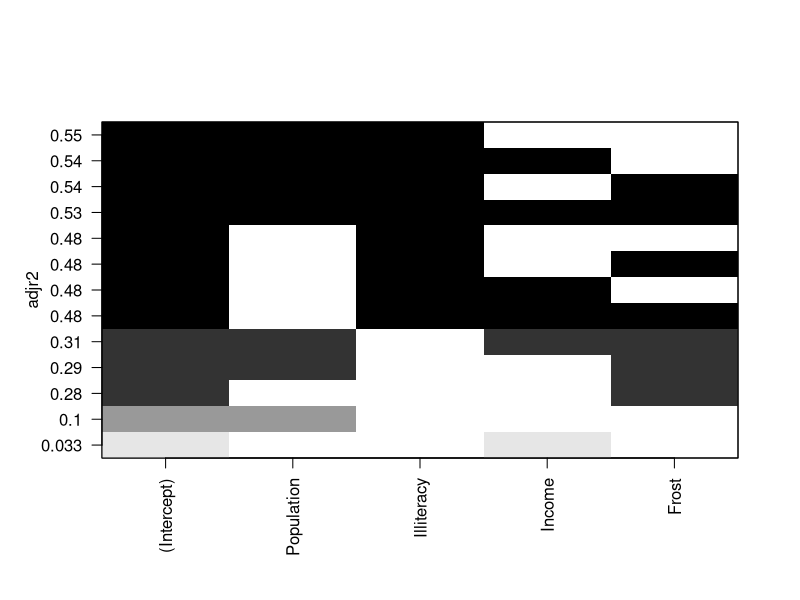
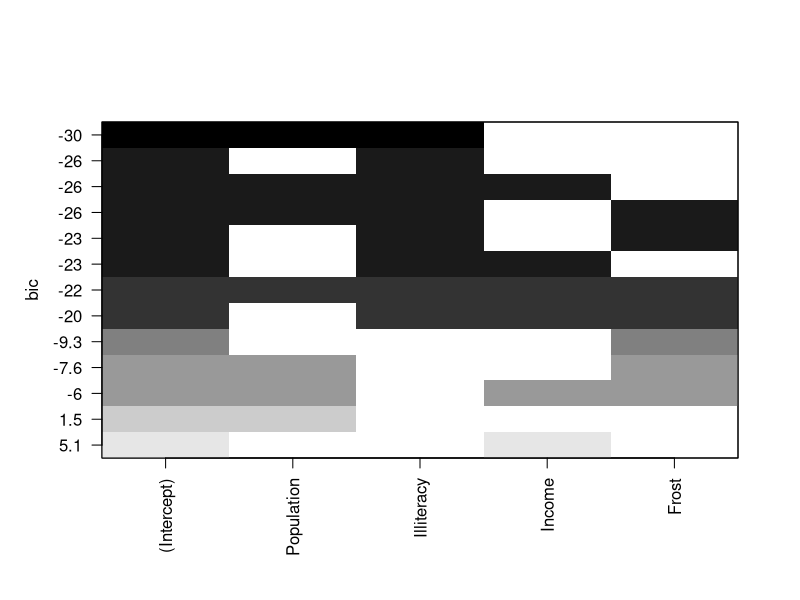
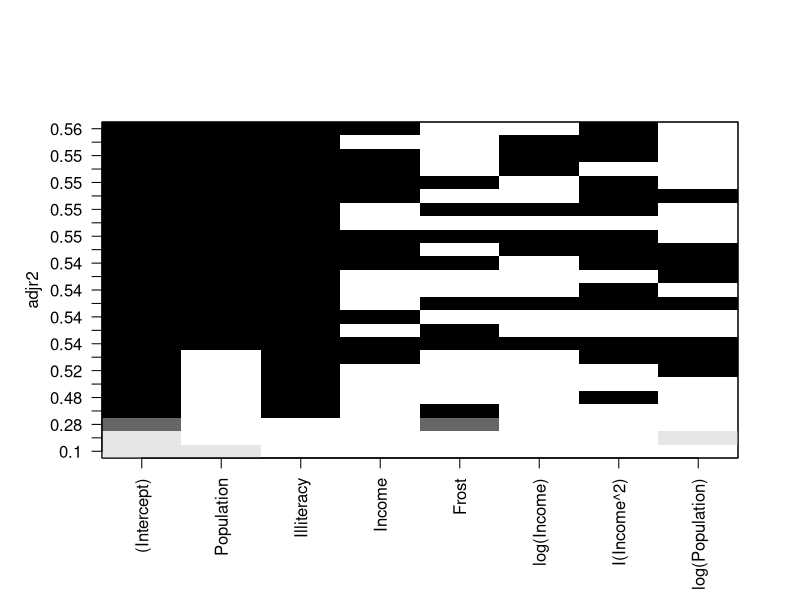
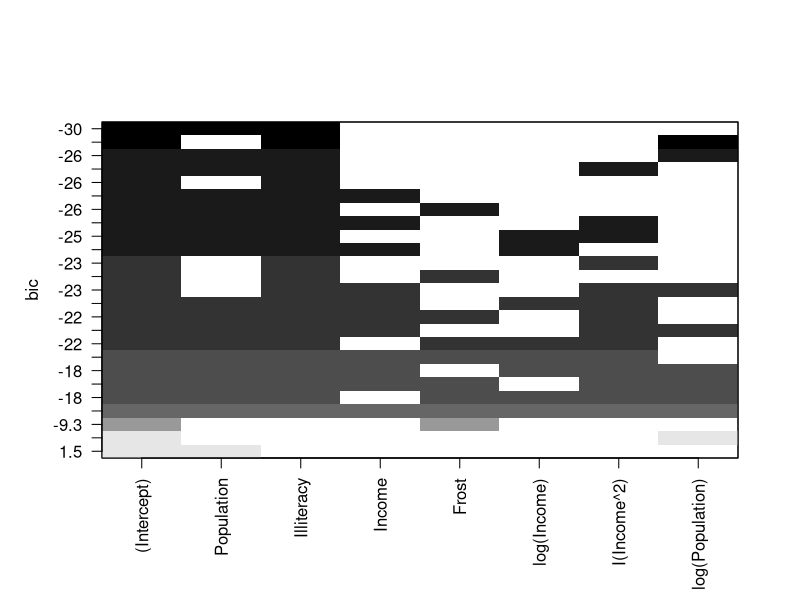

The R source for these figures, in order:
# Statistics for Data Science
# Lecture 6
# In-class assignment 6.1
# Run backwards and forwards step regressions
# Compare with all subset regression
#------------------------------------------------------------

#install.packages("MASS")
#install.packages("leaps")
library(MASS)
library(car)

dataset <- as.data.frame(state.x77[, c("Murder", "Income", "Population", "Illiteracy", "Frost")])

# Step 1: run the full regression
fit <- lm(Murder ~ Income + Population + Illiteracy + Frost, data = dataset)
summary(fit)

# Step 2: do forward step regression
# First study the help
help(stepAIC)

fit1 <- lm(Murder ~ 1, data = dataset)
forresults <- stepAIC(fit1, scope = list(upper = ~ Income + Population + Illiteracy + Frost), 
                      direction = "forward")

# Record the best model selected by the forward method
# This line takes the model specification as 'code'
formodel <- forresults$call
formodel

# This line evaluates the 'code' of the model
formodel <- eval(formodel)
summary(formodel)

# Test model against full model
anova(formodel, fit)
# No significant difference (which is "good"), selected model is preferred

# Step 3: do the backwards step regression
backresults <- stepAIC(fit, direction = "backward")

# Record the best model selected by the backwards method
# This line takes the model specification as 'code'
backmodel <- backresults$call
backmodel
# This line evaluates the 'code' of the model
backmodel <- eval(backmodel)
summary(backmodel)
# We get the same model...

# Step 4: do the all subset regression
library(leaps)
allresults <- regsubsets(Murder ~ Population + Illiteracy + Income + Frost, data = dataset, nbest = 4)

# You may observe by eyes which model is the best
plot(allresults, scale = "adjr2")

# Get coefficients for best model (according to AdjR2 )
coef(allresults, which.max(summary(allresults)$adjr2))

# Alternatively, one can use BIC (something similar to AIC)
# Unfortunately, this function does not provide AIC
plot(allresults)

# Observe that the best is with "Population" and "Illiteracy"
# Conclusion: All three methods give you the overall best model

###############################################
# Extra: start with a larger set of variables #
###############################################
allresultsL <- regsubsets(Murder ~ Population + Illiteracy + Income + Frost  + log(Income) + I(Income^2) + log(Population), data = dataset, nbest = 4)

plot(allresultsL, scale = "adjr2")
plot(allresultsL)
# On BIC the previous model still wins, on Adj-R2 we need to add income and income^2
